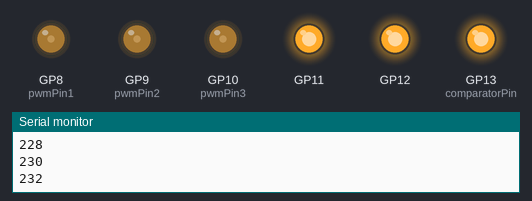
This sketch was run on a simulated Raspberry Pi Pico. Parts: output pins drawn as LEDs (lit = HIGH), the last lines printed to the serial monitor.

Above: at 2.8 s.
At 24.3 s:
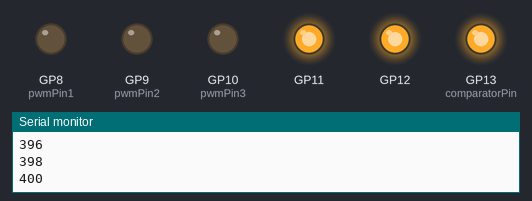
Timing chart, 0 to 25.8 s (numbered marks = the images above):
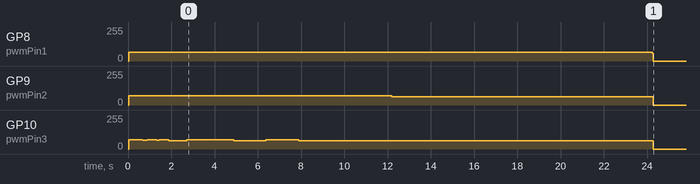

Measured:
- by itself, GP8 (pwmPin1): 67/255 → 0/255 at 24.2 s
- by itself, GP9 (pwmPin2): 68/255 → 62/255 at 12.2 s, → 0/255 12.1 s later
- by itself, GP10 (pwmPin3): 70/255 → 64/255 at 0.69 s, → 70/255 0.20 s later, → 64/255 0.44 s later, → 70/255 0.12 s later, … (10 changes in this stretch)

The sketch:

Electronic_Speed_Controller_v9.ino
```cpp
#include <cmath>
#include "pico/stdlib.h"
#include "hardware/pwm.h"

const int pwmPin1 = 8;
const int pwmPin2 = 9;
const int pwmPin3 = 10;
const int comparatorPin = 13;

unsigned long long int prevMicros = 0;
int freq = 10;
int totalPeriod = 1000000 / freq;
int clockCycles = 1330;
float minDutyCycle = 0.6;
float maxDutyCycle = 0.6;

uint32_t Current_Micros = micros();

void setup() {
  Serial.begin(9600);
  pinMode(pwmPin1,OUTPUT);
  pinMode(pwmPin2,OUTPUT);
  pinMode(pwmPin3,OUTPUT);
  pinMode(11, OUTPUT);
  pinMode(12, OUTPUT);
  pinMode(13, OUTPUT);
  digitalWrite(11, 1);
  digitalWrite(12, 1);
  digitalWrite(13, 1);

  gpio_set_function(pwmPin1, GPIO_FUNC_PWM);
  gpio_set_function(pwmPin2, GPIO_FUNC_PWM);
  gpio_set_function(pwmPin3, GPIO_FUNC_PWM);
  uint slice_num_1 = pwm_gpio_to_slice_num(pwmPin1);
  uint slice_num_2 = pwm_gpio_to_slice_num(pwmPin3);


  // pwm_config config = pwm_get_default_config();
  // pwm_config_set_phase_correct(&config, true);


  pwm_set_wrap(slice_num_1, clockCycles);
  pwm_set_wrap(slice_num_2, clockCycles);

  // pwm_init(slice_num_1, &config, true);
  // pwm_init(slice_num_2, &config, true);


  for (int freq = 200; freq <= 400; freq+=2) {
    Serial.println(freq);
    int totalPeriod = 1000000 / freq;
    // float ratio = 100000*freq/200*(maxDutyCycle-minDutyCycle);
    // int dutyCycle=map(freq,100,300,clockCycles*minDutyCycle,clockCycles*maxDutyCycle);
    int dutyCycle = clockCycles * maxDutyCycle;
    // Serial.println(ratio);
    // float dutyCycle = minDutyCycle + ratio/100000;
    for (int k = 0; k < 100*freq; k++) {
      Current_Micros = micros();
      float theta = 2.0f * M_PI * (Current_Micros % totalPeriod) / totalPeriod;

      int dutyA = (int)((sin(theta) + 1.0) * (dutyCycle / 2));
      int dutyB = (int)((sin(theta - 2.0*M_PI/3.0) + 1.0) * (dutyCycle / 2));
      int dutyC = (int)((sin(theta - 4.0*M_PI/3.0) + 1.0) * (dutyCycle / 2));
      pwm_set_chan_level(slice_num_1, PWM_CHAN_A, dutyA);
      pwm_set_chan_level(slice_num_1, PWM_CHAN_B, dutyB);
      pwm_set_chan_level(slice_num_2, PWM_CHAN_A, dutyC);
        pwm_set_enabled(slice_num_1, true);
  pwm_set_enabled(slice_num_2, true);
  }
}
}
void loop() {
  freq = 400;
  totalPeriod = 1000000 / freq;
  uint32_t Current_Micros=micros();
    uint slice_num_1 = pwm_gpio_to_slice_num(pwmPin1);
  uint slice_num_2 = pwm_gpio_to_slice_num(pwmPin3);
  float dutyCycle = maxDutyCycle;
       Current_Micros = micros();
      float theta = 2.0f * M_PI * (Current_Micros % totalPeriod) / totalPeriod;

      int dutyA = (int)((sin(theta) + 1.0) * (dutyCycle / 2));
      int dutyB = (int)((sin(theta - 2.0*M_PI/3.0) + 1.0) * (dutyCycle / 2));
      int dutyC = (int)((sin(theta - 4.0*M_PI/3.0) + 1.0) * (dutyCycle / 2));
      pwm_set_chan_level(slice_num_1, PWM_CHAN_A, dutyA);
      pwm_set_chan_level(slice_num_1, PWM_CHAN_B, dutyB);
      pwm_set_chan_level(slice_num_2, PWM_CHAN_A, dutyC);
  pwm_set_enabled(slice_num_1, true);
  pwm_set_enabled(slice_num_2, true);
}
```
